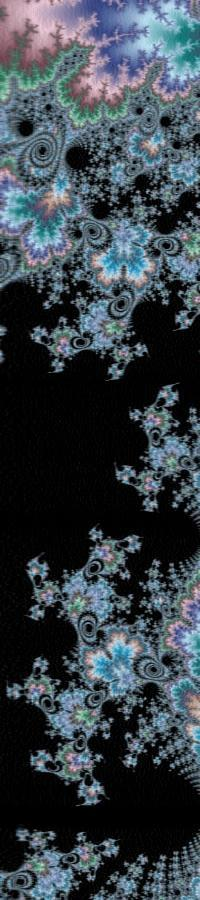
#> input picture test/black.jpg, 200 x 900 px, found by its file name
$ python imgcompression.py
#> lines starting #> are read from the running program, lines starting #| are printed output that depends on the picture
import numpy as np
import numpy.linalg
from PIL import Image
import sys
import os


def CompressChannel(channelMatrix, k, eigen_total):
    """
    Menghasilkan matriks hasil kompresi menggunakan algoritma SVD.
    """
    U, S, VT = SVD(channelMatrix, eigen_total)
    A = U[:, 0:k] @ S[0:k, 0:k] @ VT[0:k, :]
    compressed = np.clip(A, 0, 255).astype('uint8')
    return compressed


def SVD(matrix, k):
    """
    Menghasilkan komponen SVD dengan menggunakan konsep power iteration serta konsep perkalian matriks invers.
    """
    # KAMUS LOKAL
    baris, kolom = matrix.shape  # baris dan kolom matriks

    # ALGORITMA
    if(baris <= kolom):
        A = matrix @ matrix.T
        n = baris
    elif(baris > kolom):
        A = matrix.T @ matrix
        n = kolom
    # Algoritma QR
    Q = np.random.rand(n, k)
    Q, _ = np.linalg.qr(Q)
    # Skema power iteration
    for i in range(150):
        Z = A.dot(Q)
        Q, R = np.linalg.qr(Z)
    # Semua nilai singular values
    diag = np.sqrt(np.abs(np.diag(R)))
    # Mengubah nilai singular values agar memiliki invers
    for i in range(diag.shape[0]):
        if diag[i] < 1:
            diag[i] = 0.1
    S = np.diag(diag)
    # Skema perkalian matriks invers untuk mendapatkan semua komponen
    if(baris <= kolom):
        U = Q
        US = U @ S
        inv = np.linalg.inv(US)
        VT = inv @ matrix
    elif(baris > kolom):
        VT = Q.T
        SVT = S @ VT
        inv = np.linalg.inv(SVT)
        U = matrix @ inv
    return U, S, VT


# PROGRAM UTAMA
def mainCompress():
    # ALGORITMA
    file = str(input())
#> the answer given: ../black.jpg
    ratio = float(input())
#> the answer given: 3
    sys_path = sys.path[0]
    load_path = "../../test/testgambar/" + file
    path = os.path.join(sys_path, load_path)
    pic = Image.open(path)
#> pic is the input picture: PIL image 200x900 RGB; mean R, G, B 56.4, 65.8, 73.2

    # Mengecek jenis gambar
    if pic.mode == "RGBA":
        alpha = pic.getchannel('A')
    elif len(pic.getbands()) == 1:
        pic = pic.convert("RGBA")
        alpha = pic.getchannel('A')

    # Ukuran width dan height gambar
    pixel = np.array(pic)
    width = pixel.shape[0]
#> width = 900
    height = pixel.shape[1]
#> height = 200
    # Tingkat kompresi gambar
    total_k = min(height, width)
#> total_k = 200
    new_ratio = 100 - ratio
    k = round(total_k * new_ratio / 100)
#> k = 194

    # Konversi channel gambar menjadi matriks
    red = np.asarray(pic.getchannel('R')).astype(float)
    green = np.asarray(pic.getchannel('G')).astype(float)
    blue = np.asarray(pic.getchannel('B')).astype(float)
    # Kompresi matriks channel
    redCompressed = CompressChannel(red, k, total_k)
#> after the loop in SVD, `for i in range(150):`:
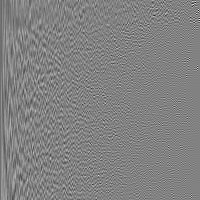
#> Q: shape (200, 200) float64; min -0.533, max 0.512, mean -0.000426; drawn with min black and max white
#> in SVD, `diag = np.sqrt(np.abs(np.diag(R)))`: diag = 200 values, max 28542.3 at index 0, min 12.4 at index 199, mean 827.2
    greenCompressed = CompressChannel(green, k, total_k)
#> call 2 of SVD, with k = 200
#> after the loop in SVD (call 2), `for i in range(150):`:
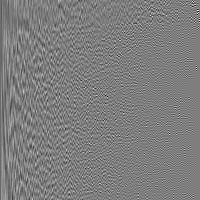
#> Q: shape (200, 200) float64; min -0.471, max 0.482, mean -0.000468; drawn with min black and max white
#> in SVD (call 2), `diag = np.sqrt(np.abs(np.diag(R)))`: diag = 200 values, max 33010.6 at index 0, min 10.42 at index 199, mean 887.6
#> in SVD (call 2), `SVT = S @ VT`:
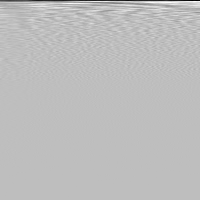
#> SVT: shape (200, 200) float64; min -2911.5, max 987.2, mean -12.1; drawn with min black and max white
    blueCompressed = CompressChannel(blue, k, total_k)
#> call 3 of SVD, with k = 200
#> in SVD (call 3), `A = matrix.T @ matrix`:
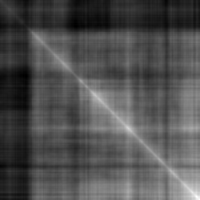
#> A: shape (200, 200) float64; min 3779850, max 13127770, mean 6727501.4; drawn with min black and max white
#> the loop in SVD (call 3), `for i in range(150):` made 150 passes
#> pass 1, in SVD (call 3), `Z = A.dot(Q)`:
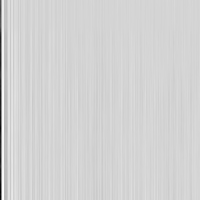
#> Z: shape (200, 200) float64; min -101255768.7, max 20389717.3, mean -466723.3; drawn with min black and max white
#> after the loop in SVD (call 3), `for i in range(150):`:
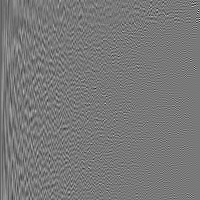
#> Q: shape (200, 200) float64; min -0.502, max 0.555, mean -0.000478; drawn with min black and max white
#> in SVD (call 3), `diag = np.sqrt(np.abs(np.diag(R)))`: diag = 200 values, max 36963.7 at index 0, min 11.73 at index 199, mean 942.4
#> in SVD (call 3), `U = matrix @ inv`:
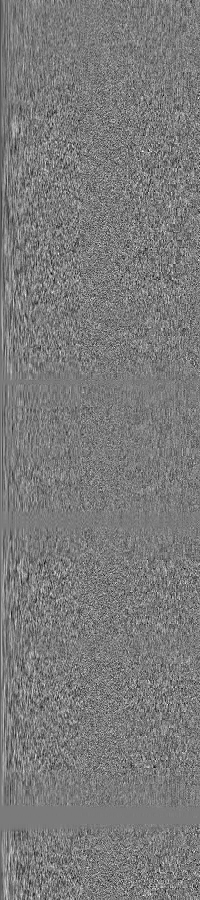
#> U: shape (900, 200) float64; min -0.174, max 0.186, mean -0.000159; drawn with min black and max white
    # Konversi matriks menjadi channel gambar
    redImage = Image.fromarray(redCompressed)
    blueImage = Image.fromarray(blueCompressed)
    greenImage = Image.fromarray(greenCompressed)

    # Membuat gambar berdasarkan format
#> (the run stopped early here; a loop or call above may not have finished)
